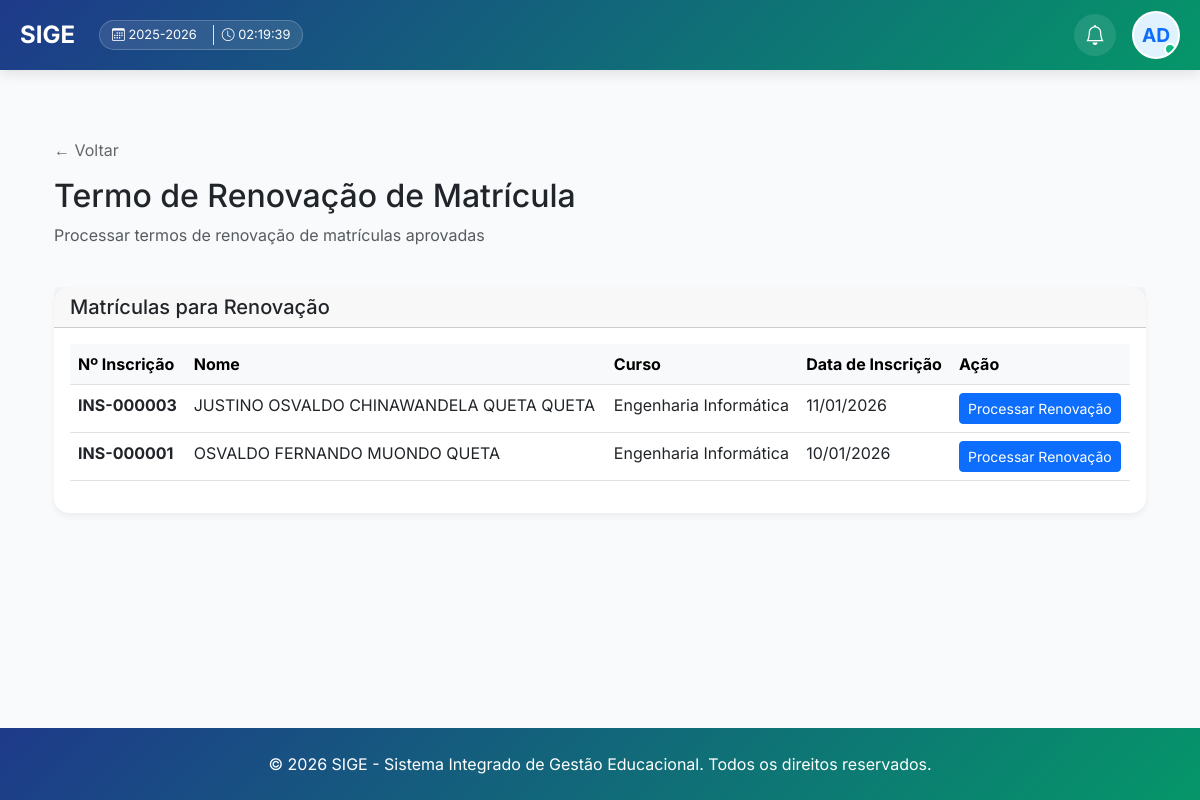
The app's page /termo-renovacao/ (signed in) with its own data.
### core/models.py (models this page shows, shortened)
class AnoAcademico(models.Model):
    ESTADO_CHOICES = [
        ('PLANEADO', 'Planeado'),
        ('ATIVO', 'Ativo'),
        ('ENCERRADO', 'Encerrado'),
    ]
    codigo = models.CharField(max_length=20, unique=True, verbose_name="Código (ex: 2024/2025)", default="0000/0000")
    descricao = models.CharField(max_length=255, verbose_name="Descrição", default="Ano Académico")
    data_inicio = models.DateField(verbose_name="Data de Início", default=timezone.now)
    data_fim = models.DateField(verbose_name="Data de Fim", default=timezone.now)
    estado = models.CharField(max_length=20, choices=ESTADO_CHOICES, default='PLANEADO', verbose_name="Estado")
    ano_atual = models.BooleanField(default=False, verbose_name="Ano Atual")
    criado_por = models.ForeignKey(User, on_delete=models.SET_NULL, null=True, blank=True, verbose_name="Criado por")
    data_criacao = models.DateTimeField(auto_now_add=True, verbose_name="Data de Criação")
    class Meta:
        verbose_name = "Ano Académico"
        verbose_name_plural = "Anos Académicos"
        ordering = ['-data_inicio']
    def __str__(self):
        return self.codigo

class Inscricao(models.Model):
    TURNO_CHOICES = [
        ('M', 'Manhã'),
        ('T', 'Tarde'),
        ('N', 'Noite'),
    ]
    ESTADO_CIVIL_CHOICES = [
        ('S', 'Solteiro(a)'),
        ('C', 'Casado(a)'),
        ('D', 'Divorciado(a)'),
        ('V', 'Viúvo(a)'),
    ]
    numero_inscricao = models.CharField(max_length=20, unique=True, blank=True, verbose_name="Número de Inscrição")
    curso = models.ForeignKey(Curso, on_delete=models.CASCADE, related_name='inscricoes', verbose_name="Curso")
    primeiro_nome = models.CharField(max_length=50, verbose_name="Primeiro Nome", default="")
    nomes_meio = models.CharField(max_length=100, verbose_name="Nomes do Meio", blank=True, default="")
    apelido = models.CharField(max_length=50, verbose_name="Apelido", default="")
    foto = models.ImageField(upload_to='estudantes/fotos/', blank=True, null=True, verbose_name="Foto do Estudante")
    data_nascimento = models.DateField(verbose_name="Data de Nascimento")
    local_nascimento = models.CharField(max_length=200, verbose_name="Local de Nascimento", default="Luanda")
    nacionalidade = models.CharField(max_length=100, verbose_name="Nacionalidade", default="Angolana")
    bilhete_identidade = models.CharField(max_length=50, verbose_name="Número do Bilhete de Identidade")
    data_validade_bi = models.DateField(verbose_name="Data de Validade do BI", null=True, blank=True)
    sexo = models.CharField(max_length=1, choices=[('M', 'Masculino'), ('F', 'Feminino')], verbose_name="Sexo")
    estado_civil = models.CharField(max_length=1, choices=ESTADO_CIVIL_CHOICES, default='S', verbose_name="Estado Civil")
    endereco = models.TextField(verbose_name="Endereço Completo")
    telefone = models.CharField(max_length=20, verbose_name="Telefone")
    email = models.EmailField(verbose_name="Email", blank=True, null=True)
    STATUS_INSCRICAO_CHOICES = [
        ('submetida', 'Submetida'),
        ('em_analise', 'Em Análise'),
        ('aprovada', 'Aprovada'),
        ('rejeitada', 'Rejeitada'),
    ]
    status_inscricao = models.CharField(
        max_length=20,
        choices=STATUS_INSCRICAO_CHOICES,
        default='submetida',
        verbose_name="Estado da Inscrição"
    )
    user = models.ForeignKey(User, on_delete=models.SET_NULL, null=True, blank=True, verbose_name="Usuário de Acesso")
    ano_academico = models.ForeignKey(AnoAcademico, on_delete=models.SET_NULL, null=True, blank=True, verbose_name="Ano Académico")
    periodo_lectivo = models.ForeignKey(PeriodoLectivo, on_delete=models.SET_NULL, null=True, blank=True, verbose_name="Período Lectivo")
    criado_por = models.ForeignKey(User, on_delete=models.SET_NULL, null=True, blank=True, related_name='inscricoes_criadas', verbose_name="Registado por")
    arquivo_bi = models.FileField(
        upload_to='estudantes/documentos/bi/',
        blank=True,
        null=True,
        verbose_name="Cópia do BI (PDF ou Imagem)",
        help_text="Tamanho máximo: 5MB"
    )
    arquivo_certificado = models.FileField(
        upload_to='estudantes/documentos/certificados/',
        blank=True,
        null=True,
        verbose_name="Certificado/Habilitação (PDF ou Imagem)",
        help_text="Tamanho máximo: 5MB"
    )
    data_cadastro = models.DateTimeField(default=timezone.now, verbose_name="Data de Cadastro")
    status = models.CharField(max_length=20, default='Ativo', verbose_name="Status")
    matricula_bloqueada = models.BooleanField(default=False, verbose_name="Matrícula Bloqueada?")
    escola = models.ForeignKey(Escola, on_delete=models.SET_NULL, null=True, blank=True, related_name='inscricoes', verbose_name="Última Escola Frequentada")
    ano_conclusao = models.CharField(max_length=4, verbose_name="Ano de Conclusão", default="2024")
    certificados_obtidos = models.TextField(verbose_name="Certificados/Diplomas Obtidos", blank=True, default="")
    historico_escolar = models.TextField(verbose_name="Notas/Histórico Escolar", blank=True, default="")
    turno_preferencial = models.CharField(max_length=1, choices=TURNO_CHOICES, verbose_name="Turno Preferencial", default='M')
    METODO_PAGAMENTO_CHOICES = [
        ('referencia', 'Referência Bancária'),
        ('multicaixa', 'Multicaixa (Transferência/Depósito)'),
    ]
    metodo_pagamento = models.CharField(max_length=20, choices=METODO_PAGAMENTO_CHOICES, default='multicaixa', verbose_name="Método de Pagamento")
    comprovativo_pagamento = models.FileField(upload_to='estudantes/pagamentos/', blank=True, null=True, verbose_name="Comprovativo de Pagamento")
    hash_seguranca = models.CharField(max_length=64, blank=True, editable=False, verbose_name="Hash de Segurança")
    numero_comprovante = models.CharField(max_length=100, verbose_name="Número do Comprovante/Boleto", blank=True)
    responsavel_financeiro_nome = models.CharField(max_length=200, verbose_name="Nome do Responsável Financeiro", blank=True)
    responsavel_financeiro_telefone = models.CharField(max_length=20, verbose_name="Telefone do Responsável Financeiro", blank=True)
    responsavel_financeiro_relacao = models.CharField(max_length=100, verbose_name="Relação com o Estudante", blank=True)
    responsavel_legal_nome = models.CharField(max_length=200, blank=True, verbose_name="Nome do Contacto")
    responsavel_legal_vinculo = models.CharField(max_length=100, blank=True, verbose_name="Grau/Vínculo")
    responsavel_legal_telefone = models.CharField(max_length=20, blank=True, verbose_name="Telefone")
    responsavel_pedagogico_nome = models.CharField(max_length=200, blank=True, verbose_name="Nome do Responsável Pedagógico")
    responsavel_pedagogico_vinculo = models.CharField(max_length=100, blank=True, verbose_name="Grau/Vínculo Pedagógico")
    responsavel_pedagogico_telefone = models.CharField(max_length=20, blank=True, verbose_name="Telefone Pedagógico")
    receber_emails_sistema = models.BooleanField(default=True, verbose_name="Deseja receber emails do sistema?")
    nota_teste = models.DecimalField(
        max_digits=4,
        decimal_places=2,
        null=True,
        blank=True,
        validators=[MinValueValidator(0.00), MaxValueValidator(20.00)],
        verbose_name="Nota do Teste (0-20)"
    )
    aprovado = models.BooleanField(default=False, verbose_name="Aprovado")
    data_inscricao = models.DateTimeField(auto_now_add=True, verbose_name="Data de Inscrição")
    data_resultado = models.DateTimeField(null=True, blank=True, verbose_name="Data do Resultado")
    class Meta:
        verbose_name = "Inscrição"
        verbose_name_plural = "Inscrições"
        ordering = ['-data_inscricao']
    @property
    def nome_completo(self):
        nomes = [self.primeiro_nome, self.nomes_meio, self.apelido]
        return " ".join(filter(None, nomes))

class Curso(models.Model):
    GRAU_CHOICES = [
        ('licenciatura', 'Licenciatura'),
        ('mestrado', 'Mestrado'),
        ('doutoramento', 'Doutoramento'),
        ('especialidade', 'Especialidade'),
    ]
    REGIME_CHOICES = [
        ('diurno', 'Diurno'),
        ('pos-laboral', 'Pós-Laboral'),
    ]
    MODALIDADE_CHOICES = [
        ('presencial', 'Presencial'),
        ('semipresencial', 'Semipresencial'),
        ('ead', 'EAD'),
    ]
    DURACAO_CHOICES = [
        (3, '3 meses'),
        (6, '6 meses'),
        (12, '1 ano'),
        (24, '2 anos'),
        (36, '3 anos'),
        (48, '4 anos'),
        (60, '5 anos'),
    ]
    codigo = models.CharField(max_length=50, unique=True, default="CURSO", verbose_name="Código do Curso")
    nome = models.CharField(max_length=200, verbose_name="Nome do Curso")
    grau = models.CharField(max_length=20, choices=GRAU_CHOICES, default='licenciatura', verbose_name="Grau")
    regime = models.CharField(max_length=20, choices=REGIME_CHOICES, default='diurno', verbose_name="Regime")
    modalidade = models.CharField(max_length=20, choices=MODALIDADE_CHOICES, default='presencial', verbose_name="Modalidade")
    descricao = models.TextField(blank=True, verbose_name="Descrição")
    vagas = models.PositiveIntegerField(verbose_name="Número de Vagas")
    duracao_meses = models.PositiveIntegerField(
        choices=DURACAO_CHOICES,
        default=12,
        verbose_name="Duração"
    )
    nota_minima = models.DecimalField(
        max_digits=4,
        decimal_places=2,
        default=10.00,
        validators=[MinValueValidator(10.00), MaxValueValidator(20.00)],
        verbose_name="Nota Mínima para Aprovação"
    )
    requer_prerequisitos = models.BooleanField(default=False, verbose_name="Requer Pré-requisitos")
    ativo = models.BooleanField(default=True, verbose_name="Ativo")
    data_criacao = models.DateTimeField(auto_now_add=True)
    data_atualizacao = models.DateTimeField(auto_now=True)
    class Meta:
        verbose_name = "Curso"
        verbose_name_plural = "Cursos"
        ordering = ['nome']

### core/views.py (the view, shortened to what this page needs)
# urls.py: path('termo-renovacao/', views.termo_renovacao, name='termo_renovacao'),
@login_required
def termo_renovacao(request):
    inscricoes_aprovadas = Inscricao.objects.filter(aprovado=True).select_related('curso')
    context = {'inscricoes': inscricoes_aprovadas}
    return render(request, 'core/termo_renovacao_view.html', context)

### core/templates/core/termo_renovacao_view.html (shortened to what this page needs)
{% extends 'core/base.html' %}
{% block content %}
<div class="container my-5">
    <a href="{% url 'matricula' %}" style="text-decoration: none; color: #666; margin-bottom: 15px; display: inline-block;">← Voltar</a>
    <div class="row mb-4">
        <div class="col-md-12">
            <h2>Termo de Renovação de Matrícula</h2>
            <p class="text-muted">Processar termos de renovação de matrículas aprovadas</p>
        </div>
    </div>
    <div class="card">
        <div class="card-header">
            <h5 class="mb-0">Matrículas para Renovação</h5>
        </div>
        <div class="card-body">
            {% if inscricoes %}
                <div class="table-responsive">
                    <table class="table table-hover">
                        <thead class="table-light">
                            <tr>
                                <th>Nº Inscrição</th>
                                <th>Nome</th>
                                <th>Curso</th>
                                <th>Data de Inscrição</th>
                                <th>Ação</th>
                            </tr>
                        </thead>
                        <tbody>
                            {% for inscricao in inscricoes %}
                                <tr>
                                    <td><strong>{{ inscricao.numero_inscricao }}</strong></td>
                                    <td>{{ inscricao.nome_completo }}</td>
                                    <td>{{ inscricao.curso.nome }}</td>
                                    <td>{{ inscricao.data_inscricao|date:"d/m/Y" }}</td>
                                    <td>
                                        <form method="POST" style="display: inline;">
                                            <button type="submit" class="btn btn-sm btn-primary">
                                                Processar Renovação
                                            </button>
                                        </form>
                                    </td>
                                </tr>
                            {% endfor %}
                        </tbody>
                    </table>
                </div>
            {% else %}
                <div class="alert alert-info">
                    <p class="mb-0">Nenhuma matrícula aprovada disponível para renovação.</p>
                </div>
            {% endif %}
        </div>
    </div>
</div>
{% endblock %}

### core/templates/core/base.html (shortened to what this page needs)
{% load static %}
<!DOCTYPE html>
<html lang="pt-br">
<head>
    <link href="https://cdn.jsdelivr.net/npm/bootstrap@5.3.0/dist/css/bootstrap.min.css" rel="stylesheet">
    <link rel="stylesheet" href="https://cdn.jsdelivr.net/npm/bootstrap-icons@1.11.0/font/bootstrap-icons.css">
</head>
<body>
    {% if user.is_authenticated %}
    <div class="navbar-top">
        <div class="navbar-content d-flex justify-content-between align-items-center w-100">
            <div class="d-flex align-items-center gap-4">
                <div class="user-info">
                    <a href="/" class="user-logo" style="height: 48px; display: flex; align-items: center; text-decoration: none;">
                    </a>
                </div>
                {% if ano_atual %}
                <div class="academic-badge d-none d-lg-flex">
                    <span><i class="bi bi-calendar3"></i> {{ ano_atual }}</span>
                    <span class="ms-2 border-start ps-2"><i class="bi bi-clock"></i> <span id="real-time-clock">--:--:--</span></span>
                </div>
                {% endif %}
            </div>
            <div class="d-flex align-items-center gap-3">
                <div class="d-flex align-items-center gap-2">
                    <a href="{% url 'notificacoes' %}" class="nav-icon-btn" title="Notificações">
                        <i class="bi bi-bell fs-5"></i>
                    </a>
                </div>
                <div class="dropdown">
                    <div class="user-avatar" id="userDropdown" data-bs-toggle="dropdown" aria-expanded="false" style="cursor: pointer; background: white; border: 2px solid rgba(255,255,255,0.5); width: 48px; height: 48px; border-radius: 50%; overflow: hidden; display: flex; align-items: center; justify-content: center; flex-shrink: 0; position: relative;">
                    </div>
                </div>
            </div>
        </div>
    </div>
    {% endif %}
    <main class="container">
        {% block content %}{% endblock %}
    </main>
    <footer class="mt-5 py-4">
        <div class="container text-center">
            <p class="mb-0">&copy; 2026 SIGE - Sistema Integrado de Gestão Educacional. Todos os direitos reservados.</p>
        </div>
    </footer>
</body>
</html>

### records on screen
AnoAcademico: codigo "2025-2026"
Inscricao: numero_inscricao "INS-000003", nome_completo "JUSTINO OSVALDO CHINAWANDELA QUETA QUETA", curso.nome "Engenharia Informática", data_inscricao "11/01/2026"
Inscricao: numero_inscricao "INS-000001", nome_completo "OSVALDO FERNANDO MUONDO QUETA", curso.nome "Engenharia Informática", data_inscricao "10/01/2026"
